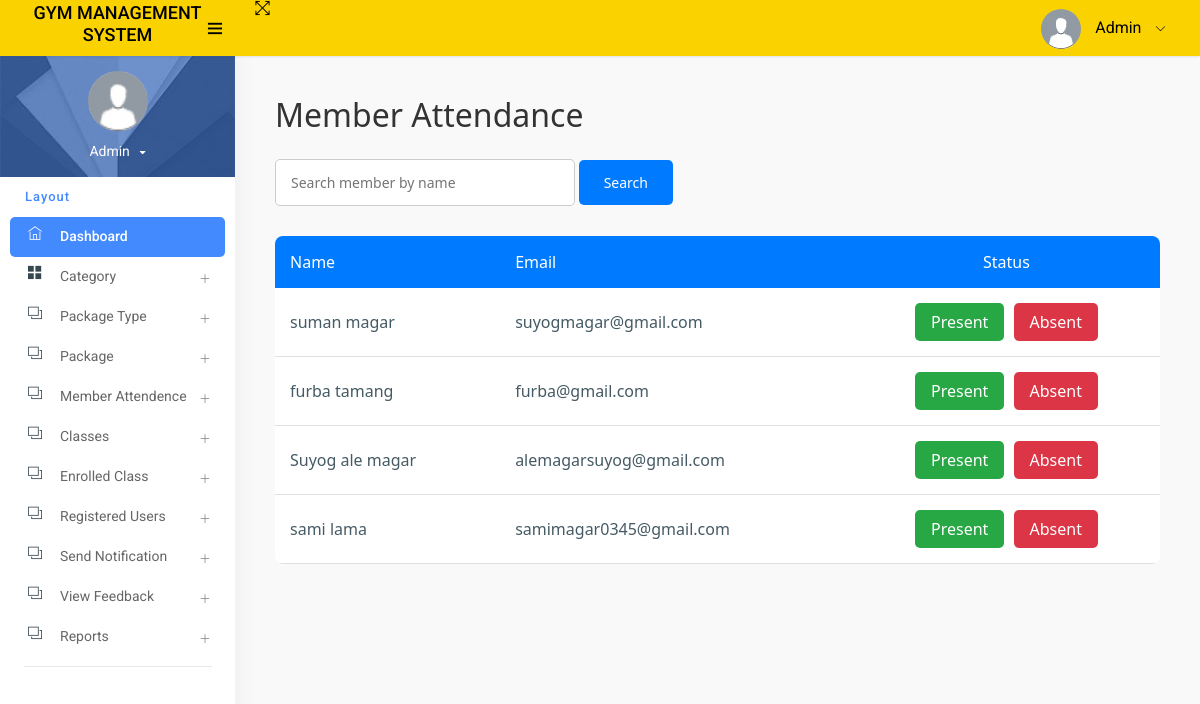
Page /member_attendance/ on the earlier database version.
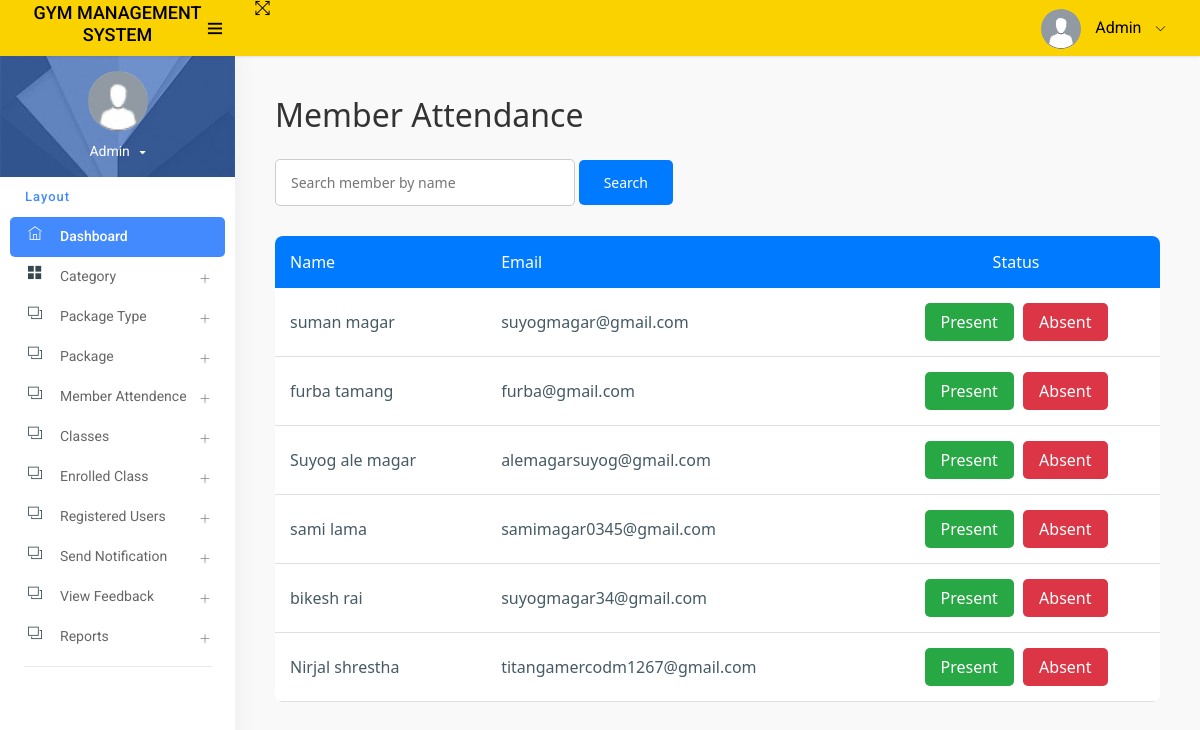
Same page on the later database version.
### app/models.py (models this page shows, shortened)
class Signup(models.Model):
    user = models.OneToOneField(User, on_delete=models.CASCADE, null=True)  # One-to-One link with User
    profile_pic = models.ImageField(upload_to='profile_pics/', null=True, blank=True)
    mobile = models.CharField(max_length=15, null=True)
    state = models.CharField(max_length=150, null=True)
    city = models.CharField(max_length=150, null=True)
    address = models.CharField(max_length=200, null=True)
    creationdate = models.DateTimeField(auto_now_add=True)

### app/views.py (the view)
# urls.py: path('member_attendance/', member_attendance, name='member_attendance'),
def member_attendance(request):
    query = request.GET.get('q', '')
    members = Signup.objects.filter(user__username__icontains=query) if query else Signup.objects.all()
    if request.method == 'POST':
        member_id = request.POST.get('member_id')
        status = request.POST.get('status')
        if member_id and status:
            member = Signup.objects.get(id=member_id)
            MemberAttendance.objects.create(member=member, status=status)
    context = {
        'members': members,
        'query': query,
    }
    return render(request, 'admin/member_attendance.html', context)

### templates/admin/member_attendance.html (shortened to what this page needs)
{% extends 'admin_base.html' %}
{% load static %}
{% block main %}
<div style="padding: 40px; background-color: #f9f9f9; min-height: 100vh; font-family: 'Segoe UI', sans-serif;">
    <h2 style="margin-bottom: 25px; color: #333;">Member Attendance</h2>
    <form method="get" style="margin-bottom: 30px;">
        <input type="text" name="q" placeholder="Search member by name" value="{{ query }}"
               style="padding: 12px 15px; width: 300px; border: 1px solid #ccc; border-radius: 5px;">
        <button type="submit"
                style="padding: 12px 25px; background-color: #007BFF; color: white; border: none; border-radius: 5px; cursor: pointer;">
            Search
        </button>
    </form>
    <div style="overflow-x: auto;">
        <table style="width: 100%; border-collapse: collapse; background-color: white; border-radius: 8px; overflow: hidden;">
            <thead>
                <tr style="background-color: #007BFF; color: white;">
                    <th style="padding: 15px; text-align: left;">Name</th>
                    <th style="padding: 15px; text-align: left;">Email</th>
                    <th style="padding: 15px; text-align: center;">Status</th>
                </tr>
            </thead>
            <tbody>
                {% for member in members %}
                <tr style="border-bottom: 1px solid #e0e0e0; transition: background-color 0.3s;" onmouseover="this.style.backgroundColor='#f1f1f1'" onmouseout="this.style.backgroundColor='white'">
                    <td style="padding: 15px;">{{ member.user.first_name }} {{ member.user.last_name }}</td>
                    <td style="padding: 15px;">{{ member.user.email }}</td>
                    <td style="padding: 15px; text-align: center;">
                        {% if member.attendance_status == "Present" %}
                            <span style="color: green; font-weight: bold;">Present</span>
                        {% elif member.attendance_status == "Absent" %}
                            <span style="color: red; font-weight: bold;">Absent</span>
                        {% else %}
                            <form method="post" action="{% url 'mark_attendance' member.id 'Present' %}" style="display: inline;">
                                <button type="submit"
                                        style="background-color: #28a745; color: white; padding: 8px 16px; border: none; border-radius: 5px; margin-right: 5px; cursor: pointer;">
                                    Present
                                </button>
                            </form>
                            <form method="post" action="{% url 'mark_attendance' member.id 'Absent' %}" style="display: inline;">
                                <button type="submit"
                                        style="background-color: #dc3545; color: white; padding: 8px 16px; border: none; border-radius: 5px; cursor: pointer;">
                                    Absent
                                </button>
                            </form>
                        {% endif %}
                    </td>
                </tr>
                {% empty %}
                <tr>
                    <td colspan="3" style="padding: 20px; text-align: center; color: #888;">No members found.</td>
                </tr>
                {% endfor %}
            </tbody>
        </table>
    </div>
</div>
{% endblock %}

Differences in the rows shown:
added Signup: user.first_name "bikesh", user.last_name "rai", user.email "suyogmagar34@gmail.com"
added Signup: user.first_name "Nirjal", user.last_name "shrestha", user.email "titangamercodm1267@gmail.com"
